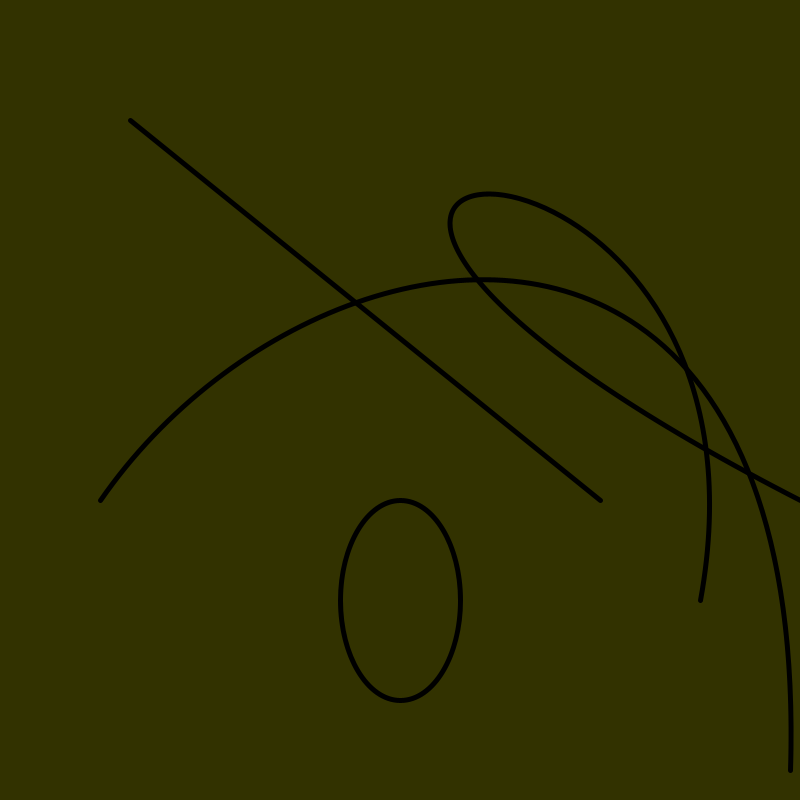
Frame 1 (no input)
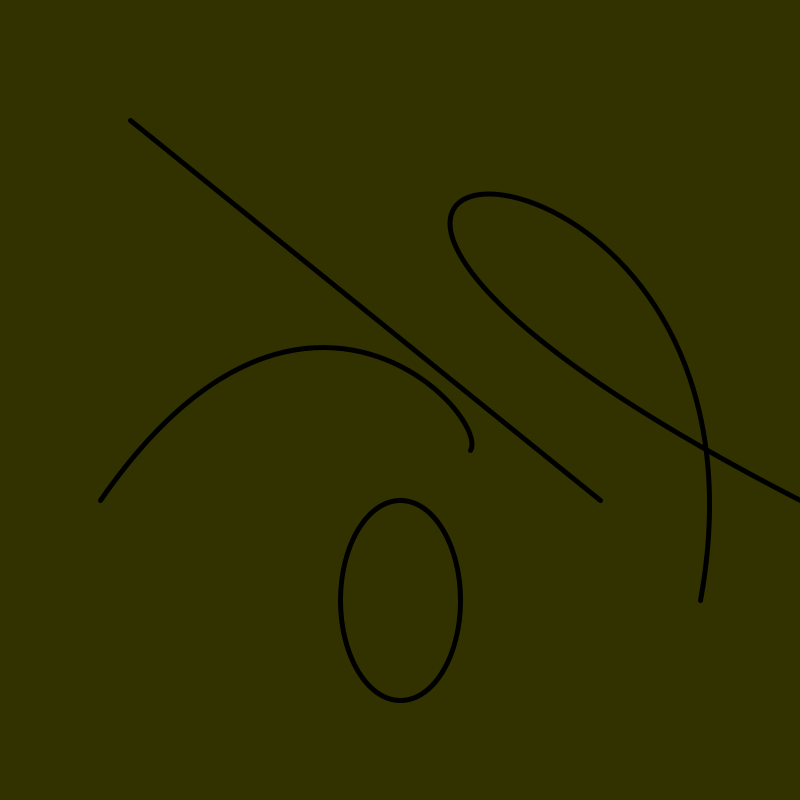
Frame 60 (the mouse pressed at the canvas centre just before this capture)
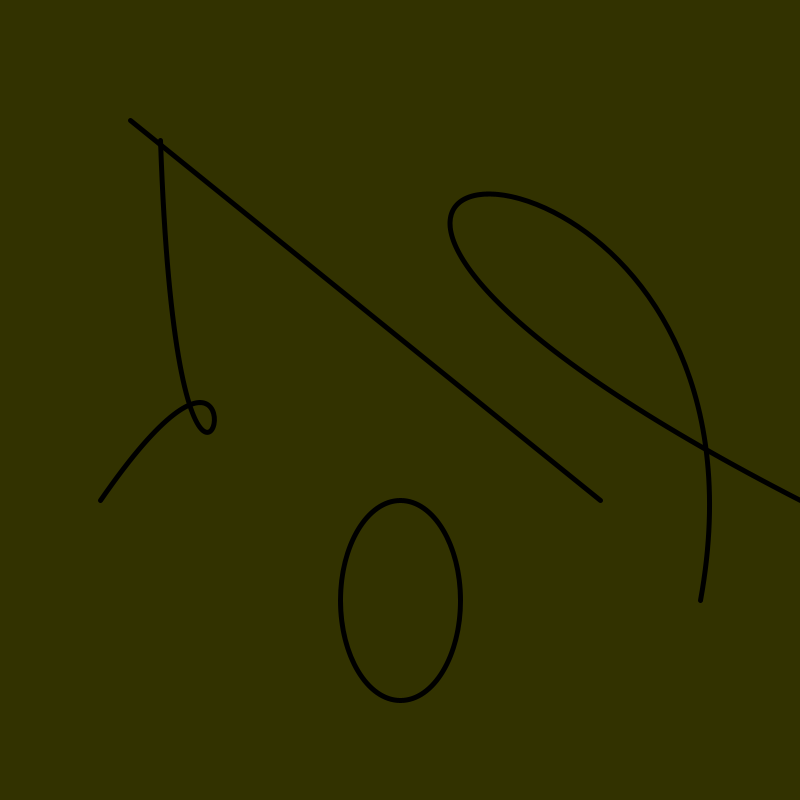
Frame 120 (the mouse held since frame 60 and released just before this capture)

The Processing sketch that drew these frames (run headless with seeded random() and noise(); from frame 60 on, the mouse is pressed at the canvas centre):

// Processing sketch: processing_149507
// ── processing_149507.pde


int x = 800;
int y = 100;

void setup() {
  size (800, 800);
}

void draw() {
  background(50, 50, 0);
 
  strokeWeight(5);
  fill(30, 100-x);
  line(130, 120, 600, 500);
  ellipse(400, 600, 120, 200); 
  bezier(100, 500, 300, 210, x+10, y+20, x-10, x-30);
  bezier(800, 500, 20, 100, 800, 50, 700, 600);
  x=x+10;
  y=y+5;
  point(x-10, y+10, 255);
  println(x);
  if (x>800) {
    x=-100;
  }
  if (y>800) {
    y=-800;
  }

}
